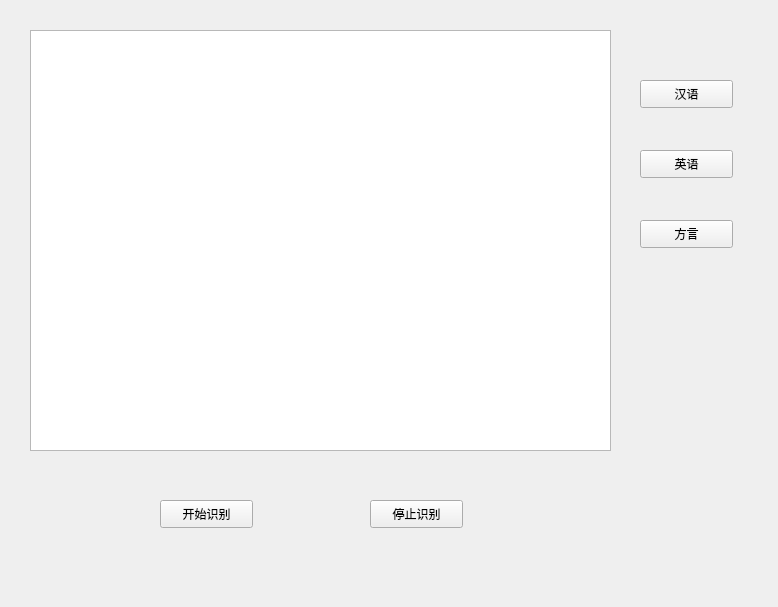
<?xml version="1.0" encoding="UTF-8"?>
<ui version="4.0">
 <class>MainWindow</class>
 <widget class="QMainWindow" name="MainWindow">
  <property name="geometry">
   <rect>
    <x>0</x>
    <y>0</y>
    <width>778</width>
    <height>607</height>
   </rect>
  </property>
  <property name="windowTitle">
   <string>MainWindow</string>
  </property>
  <widget class="QWidget" name="centralWidget">
   <widget class="QPushButton" name="pushButton">
    <property name="geometry">
     <rect>
      <x>640</x>
      <y>80</y>
      <width>93</width>
      <height>28</height>
     </rect>
    </property>
    <property name="text">
     <string>汉语</string>
    </property>
   </widget>
   <widget class="QPushButton" name="pushButton_2">
    <property name="geometry">
     <rect>
      <x>640</x>
      <y>150</y>
      <width>93</width>
      <height>28</height>
     </rect>
    </property>
    <property name="text">
     <string>英语</string>
    </property>
   </widget>
   <widget class="QTextBrowser" name="textBrowser">
    <property name="geometry">
     <rect>
      <x>30</x>
      <y>30</y>
      <width>581</width>
      <height>421</height>
     </rect>
    </property>
   </widget>
   <widget class="QPushButton" name="pushButton_3">
    <property name="geometry">
     <rect>
      <x>160</x>
      <y>500</y>
      <width>93</width>
      <height>28</height>
     </rect>
    </property>
    <property name="text">
     <string>开始识别</string>
    </property>
   </widget>
   <widget class="QPushButton" name="pushButton_4">
    <property name="geometry">
     <rect>
      <x>370</x>
      <y>500</y>
      <width>93</width>
      <height>28</height>
     </rect>
    </property>
    <property name="text">
     <string>停止识别</string>
    </property>
   </widget>
   <widget class="QPushButton" name="pushButton_5">
    <property name="geometry">
     <rect>
      <x>640</x>
      <y>220</y>
      <width>93</width>
      <height>28</height>
     </rect>
    </property>
    <property name="text">
     <string>方言</string>
    </property>
   </widget>
  </widget>
 </widget>
 <resources/>
 <connections/>
</ui>
